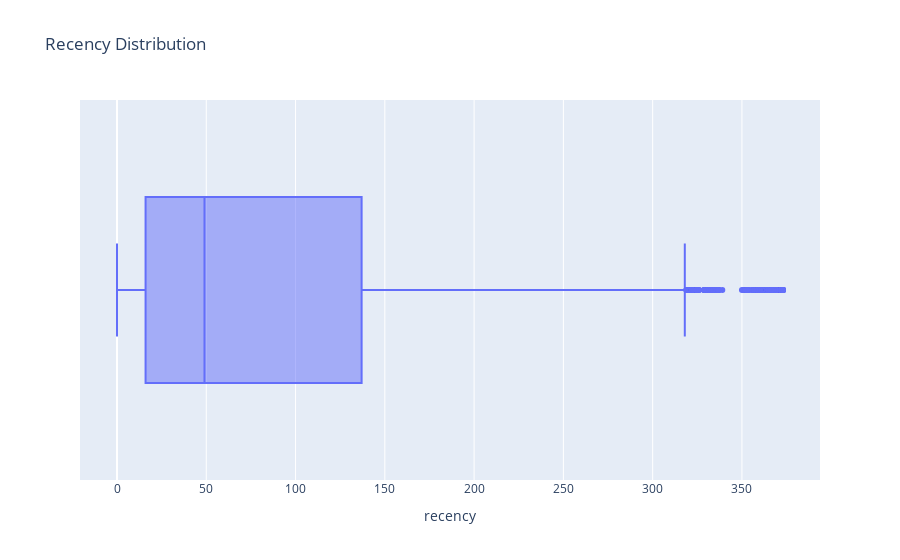

Notebook source saved alongside this figure:
### Code cell
# recency distribution

recency_df = create_recency_column(processed_df)
fig = px.box(recency_df, x='recency', title='Recency distribution'.title())
fig.show()

### Figure 1 — Plotly figure (JSON) as saved in the notebook; plotly's stock layout.template omitted (floating-point values rounded to 4 significant figures; data arrays with more than 128 entries replaced by an {"elided": "..."} marker saying what was removed)
{"data": [{"alignmentgroup": "True", "hovertemplate": "recency=%{x}<extra></extra>", "legendgroup": "", "marker": {"color": "#636efa"}, "name": "", "notched": false, "offsetgroup": "", "orientation": "h", "showlegend": false, "type": "box", "x": {"elided": "4304 int values"}, "x0": " ", "xaxis": "x", "y0": " ", "yaxis": "y"}], "layout": {"boxmode": "group", "legend": {"tracegroupgap": 0}, "title": {"text": "Recency Distribution"}, "xaxis": {"anchor": "y", "domain": [0, 1], "title": {"text": "recency"}}, "yaxis": {"anchor": "x", "domain": [0, 1]}}}
